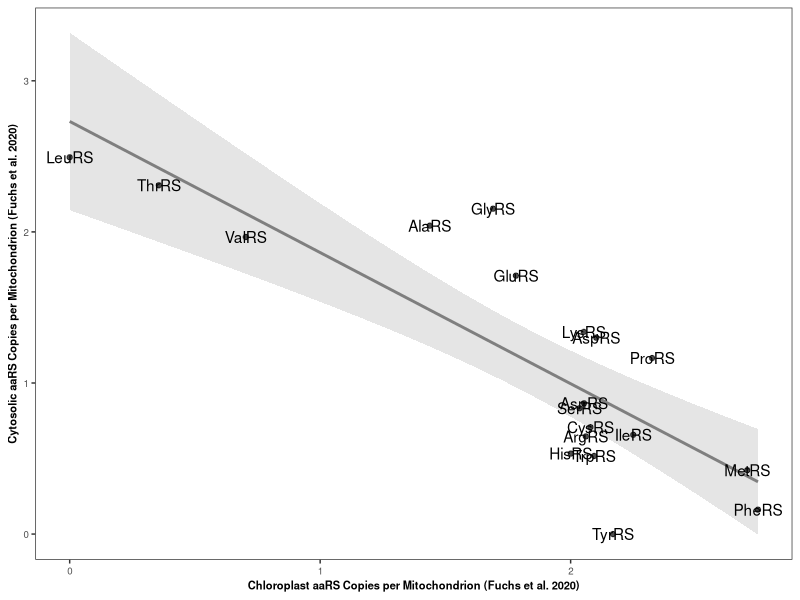

The R source for this figure:
library(tidyverse)

mito_anticorrelation = read.csv("Cyto_Organellar_Anticorrelation.csv")

ggplot (data=mito_anticorrelation, aes(y=log10(FuchsCytosolic+1), x=log10(FuchsOrganellar+1)))+
  geom_smooth(method = "lm", fill = "gray80", color="gray50", alpha = 0.5) +
  geom_point(alpha=0.7) +
  geom_text(aes(
    label=Type, 
    nudge_y = 0.1)) +
  ylab('Cytosolic aaRS Copies per Mitochondrion (Fuchs et al. 2020)') +
  xlab('Chloroplast aaRS Copies per Mitochondrion (Fuchs et al. 2020)') +
  theme_bw() +
  theme(legend.position = "right", 
        axis.title = element_text(size=8, face="bold"), 
        axis.text = element_text(size=7), 
        legend.title = element_blank(), 
        legend.text = element_text(size=8),
        panel.grid.major = element_blank(),
        panel.grid.minor = element_blank()
  )


cor.test(
  x = log10(mito_anticorrelation$FuchsCytosolic + 1),
  y = log10(mito_anticorrelation$FuchsOrganellar + 1)
)
